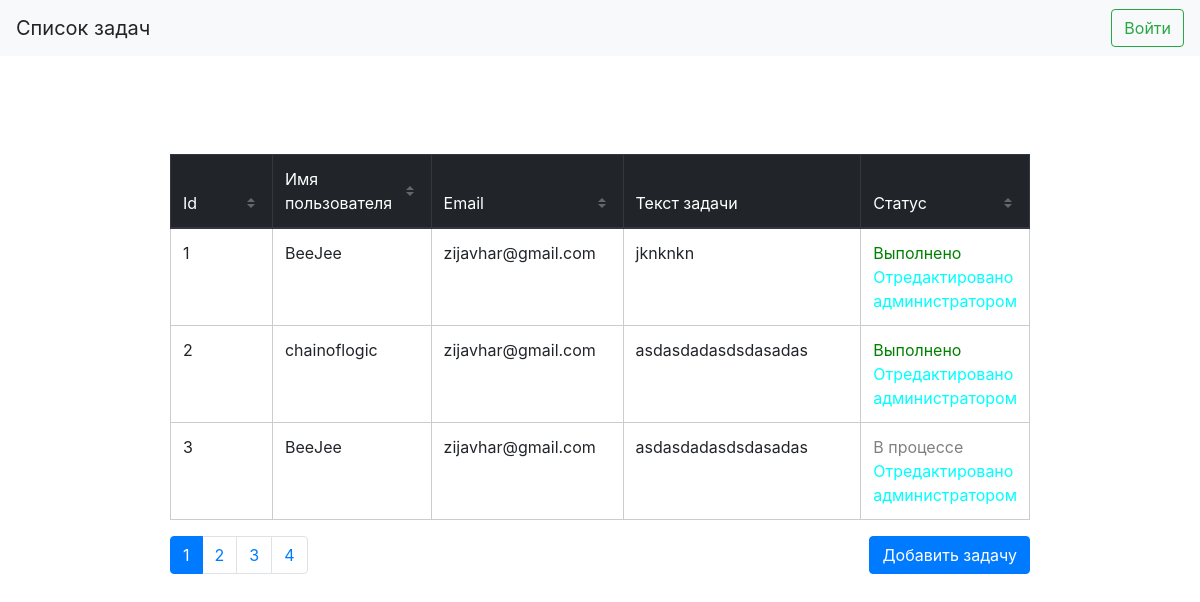
The page / on the database its author committed.
### tables this page shows
CREATE TABLE tasks(
id integer primary key,
username text,
email text,
content text,
status bool, changed bool);

### App/Controllers/TasksController.php (called while the page is built, shortened)
<?php
class TasksController
{
	private $page = 1;
	public function Index()
	{
		$sortField = null;
		$order = @$_COOKIE['OrderType'];
		if(isset($_GET["sortField"]))
		{
			$sortField = htmlspecialchars($_GET["sortField"]);
			if($sortField == @$_COOKIE['SortField'])
			{
				$order = !@$_COOKIE['OrderType'];
				setcookie("OrderType", $order, time() + (86400 * 30), "/");
			}else
				setcookie("OrderType", 1, time() + (86400 * 30), "/");
			setcookie("SortField", $sortField, time() + (86400 * 30), "/");
		}else $sortField = $_COOKIE['SortField'];
		$task = new Task();
		$taskList = $task->getTasks($this->page, 3, $sortField, $order);
		return View::Render('tasks', ['tasks' => $taskList, 'page' => $this->page, 'rowsAmount' =>$task->getNumberOfRows() / 3]);
	}
}

### public/index.php (called while the page is built, shortened)
<?php
$data = Routes::getControllerAndAction($_SERVER['REQUEST_URI']);
$action = $data[1];
$obj = new $className();
return $obj->$action();

### App/Models/Task.php (called while the page is built, shortened)
<?php
class Task
{
	private $pdo;
	private $sortFields = ["id", "username", "email", "status"];
	public function __construct()
	{
		$this->pdo = (new SQLiteConnection)->connect();
	}
	public function getTasks($page=1, $amount=3, $sortField="id", $sortOrder=1)
	{
		$_sortOrder = "DESC";
		if($sortOrder == 0) $_sortOrder = "ASC";
		if(in_array($sortField, $this->sortFields)) $_sortField = $sortField;
	    else $sortField = "id";
		$pdo = $this->pdo;
		$s = ($page - 1) * $amount;
		$sql = "SELECT * FROM tasks ORDER BY $sortField $_sortOrder LIMIT $amount OFFSET $s;";
		$stmt = $pdo->prepare($sql);
		$stmt->execute();
		if($data = $stmt->fetchAll())
		{
			return $data;
		}
		return [];
	}
}

### App/Views/tasks.php (the view, shortened to what this page needs)
<!DOCTYPE html>
<html>
  <head>
    <link rel="stylesheet" href="/css/bootstrap4.min.css" >
    <link rel="stylesheet" href="/css/style.css">
  </head>
      <body>
        <nav class="navbar navbar-light bg-light justify-content-between ">
          <a class="navbar-brand ">
            <span class="text-center">Список задач</span>
          </a
          <form class="form-inline">
		  <?php
		    if(isset($_SESSION["user"]))
				echo "<a href=\"/logout\" class=\"btn btn-outline-danger my-2 my-sm-0\" >Выйти</a>";
			else
				echo "<a href=\"/login\" class=\"btn btn-outline-success my-2 my-sm-0\" >Войти</a>";
		  ?>
        </nav>
        <div class="container pt-5  justify-content-center">
          <table class="table" style="">
            <thead class="thead-dark">
              <tr>
                <th style="width:20%;"scope="col"><a href="<?="/tasks?page=$page&sortField=id"?>" class="sort-by">Id</a></th>
                <th style="width:20%;"scope="col"><a href="<?="/tasks?page=$page&sortField=username"?>" class="sort-by">Имя пользователя</a></th>
			    <th style="width:25%;" scope="col"><a href="<?="/tasks?page=$page&sortField=email" ?>" class="sort-by">Email</a></th>
			    <th style="width:50%;" scope="col">Текст задачи</th>
			    <th style="width:5%;" scope="col"><a href="<?="/tasks?page=$page&sortField=status" ?>" class="sort-by">Статус</a></th>
              </tr>
            </thead>
            <tbody>
			<?php foreach($tasks as $task) {
				$status = null;
				echo "<tr>
				<th scope=\"row\">$task[0]</th>
				<th scope=\"row\">$task[1]</th>
				<td>$task[2]</td>
				<td id=\"$task[0]\">$task[3]</td>";
				if($task[4])
				{
					$status = "<td style='color:green'>Выполнено";
				}
				else
				{
					$status = "<td style='color:gray'>В процессе";
				}
				if($task[5]) $status .= "\n<span style=\"color:cyan\">Отредактировано администратором</span>";
				echo $status . "</td>";
				echo "</tr>";
				}?>
            </tbody>
          </table>
          <button type="button" class="btn btn-primary float-right" data-toggle="modal" data-target="#exampleModal"> Добавить задачу</button>
          <nav aria-label="Page navigation example">
            <ul class="pagination">
              <?php
	     	  for($i=1; $i<$rowsAmount + 1; $i++)
	     	  if($page == $i) echo "<li class=\"page-item active\"><a class=\"page-link\" href=\"/tasks?page=$i\">$i</a></li>";
	     	  else echo "<li class=\"page-item\"><a class=\"page-link\" href=\"/tasks?page=$i\">$i</a></li>";
	     	  ?>
            </ul>
          </nav>
        </div>
          </body>
        </html>

### public/css/style.css (style rules this page uses)
a:link, a:visited, a:hover, a:active { text-decoration: none; }
.container { margin: 50px auto; padding: 0 50px; max-width: 960px; }
table { background: #FFF; border-collapse: collapse; width: 100%; }
td, th { height: 30px; padding: 4px; border: 1px solid #CCC; overflow: hidden; text-align: left; vertical-align: middle; }
th { font-weight: 400; }
th a, td a { display: block; width: 100%; }
th a.sort-by { padding-right: 18px; position: relative; color:white; }
a.sort-by:before, a.sort-by:after { border: 4px solid transparent; content: ""; display: block; height: 0; right: 5px; top: 50%; position: absolute; width: 0; }
a.sort-by:before { border-bottom-color: #666; margin-top: -9px; }
a.sort-by:after { border-top-color: #666; margin-top: 1px; }

### rows shown on the page
tasks: id "1", username "BeeJee", email "zijavhar@gmail.com", content "jknknkn", status "Выполнено", changed "Отредактировано администратором"
tasks: id "2", username "chainoflogic", email "zijavhar@gmail.com", content "asdasdadasdsdasadas", status "Выполнено", changed "Отредактировано администратором"
tasks: id "3", username "BeeJee", email "zijavhar@gmail.com", content "asdasdadasdsdasadas", status "В процессе", changed "Отредактировано администратором"
